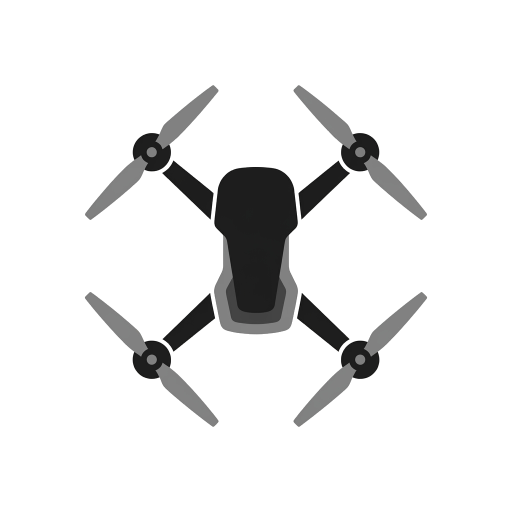
#> input picture webots_swarm/drone_actual.png, 1024 x 1024 px (shown at 1/2 size)
$ python capture_frame.py
#> lines starting #> are read from the running program, lines starting #| are printed output that depends on the picture
### webots_swarm/swarm_3d_sim.py
import matplotlib.pyplot as plt
import matplotlib.animation as animation
from matplotlib.gridspec import GridSpec
from matplotlib.colors import LightSource
import numpy as np

# --- Swarm Configuration ---
GRID_SIZE = 100
DRONES = ["Alpha (D1)", "Bravo (D2)", "Charlie (D3)"]
COLORS = ["#0000FF", "#00FF00", "#FF0000"] # High contrast Primary colors
FAILURE_TIME = 15

from matplotlib.offsetbox import AnnotationBbox, OffsetImage
import matplotlib.image as mpimg

class Building:
    def __init__(self, x, y, w, h, z, color, name):
        self.x, self.y, self.w, self.h, self.z = x, y, w, h, z
        self.color = color
        self.name = name
        self.ground_z = 0  # To be calculated based on terrain

class SwarmSim3D:
    def __init__(self):
        # Swap from dark theme to realistic daylight theme
        plt.style.use('default')
        self.fig = plt.figure(figsize=(14, 8))
        self.fig.patch.set_facecolor('#dceeff')  # Sky blue background

        # Grid Layout
        gs = GridSpec(3, 4, figure=self.fig, width_ratios=[1, 1, 1, 0.8])
        self.ax = self.fig.add_subplot(gs[:, :-1], projection='3d')
        self.ax.set_facecolor('#dceeff')

        # POV Camera Subplots
        self.cam_axes = []
        self.cam_images = []
        self.cam_drones = []

        # Pre-load drone image
        try:
            drone_icon = mpimg.imread('webots_swarm/drone_actual.png')
#> drone_icon is the input picture: shape (1024, 1024, 4) float32; mean R, G, B, A 0.918, 0.918, 0.918, 0.116
        except:
            drone_icon = np.zeros((10, 10)) # fallback if not found

        for i in range(3):
            ax = self.fig.add_subplot(gs[i, -1])
            ax.set_title(f"{DRONES[i]} Topological Cam", color='black', fontsize=10, pad=3)
            ax.set_xticks([])
            ax.set_yticks([])
            dummy_img = np.zeros((30, 30))
            img = ax.imshow(dummy_img, cmap='terrain', vmin=0, vmax=160)

            # Overlay the solid Drone Icon right in the center (crosshair)
            imagebox = OffsetImage(drone_icon, zoom=0.06)
            ab = AnnotationBbox(imagebox, (15, 15), frameon=False, zorder=10)
            ax.add_artist(ab)

            self.cam_axes.append(ax)
            self.cam_images.append(img)
            self.cam_drones.append(ab)
#> after the loop, self.cam_axes = 3 items; self.cam_drones = 3 items; self.cam_images = 3 items

        # Global 3D styling
        self.ax.set_xlim(0, GRID_SIZE)
        self.ax.set_ylim(0, GRID_SIZE)
        self.ax.set_zlim(0, 160)
        self.fig.suptitle("Digital Twin Site Monitoring & Drone POV", fontsize=16, y=0.96)

        # ---------------- REALISTIC TERRAIN GENERATION (Excavation Site) ----------------
        x_grid = np.linspace(0, GRID_SIZE, GRID_SIZE)
        y_grid = np.linspace(0, GRID_SIZE, GRID_SIZE)
        X, Y = np.meshgrid(x_grid, y_grid)

        # Mathematical procedural terrain (Hills and valleys)
        self.elevation_map = 8 * np.sin(X/12) * np.cos(Y/12) + 6 * np.sin(X/6) + 12
        self.elevation_map = np.clip(self.elevation_map, 2, None)

        # Shade the surface terrain based on a light source
        ls = LightSource(270, 45)
        rgb = ls.shade(self.elevation_map, cmap=plt.cm.terrain, vert_exag=1, blend_mode='soft')
        self.ax.plot_surface(X, Y, self.elevation_map, facecolors=rgb, rstride=3, cstride=3, linewidth=0, antialiased=False, alpha=0.9)

        # Buildings
        self.buildings = [
            Building(10, 20, 20, 30, 45, '#7f8c8d', 'Concrete Base'),
            Building(40, 45, 25, 25, 80, '#e67e22', 'Steel Scaffold'),
            Building(70, 10, 20, 40, 110, '#95a5a6', 'Main Tower Core'),
            Building(20, 70, 15, 15, 25, '#c0392b', 'Brick Stack'),
            Building(80, 70, 15, 20, 15, '#2c3e50', 'Equip. Depot'),
            Building(5, 5, 25, 10, 10, '#ffffff', 'Trailer Office')
        ]
#> call 2 of __init__, with x = 40, y = 45, w = 25, h = 25, z = 80, color = '#e67e22', name = 'Steel Scaffold'

        # Combine Buildings into Elevation Map and plot them realistically
        z3 = []
        dx, dy, dz, x_pos, y_pos, colors = [], [], [], [], [], []

        for b in self.buildings:
            # Find terrain height under building
            base_z = np.max(self.elevation_map[int(b.y):int(b.y+b.h), int(b.x):int(b.x+b.w)])
            b.ground_z = base_z
            # Imprint on map
            self.elevation_map[int(b.y):int(b.y+b.h), int(b.x):int(b.x+b.w)] = b.z + base_z

            x_pos.append(b.x)
            y_pos.append(b.y)
            z3.append(base_z) # Starts AT the terrain height
            dx.append(b.w)
            dy.append(b.h)
            dz.append(b.z)    # Rises by building height
            colors.append(b.color)

        # Solid Shaded 3D Bars for Realism
        self.ax.bar3d(x_pos, y_pos, z3, dx, dy, dz, color=colors, shade=True, alpha=0.9, zorder=10)

        # --- DRAW STRUCTURAL DETAILS (Windows / Scaffolding) ---
        for b in self.buildings:
            bx, by, bz = b.x, b.y, b.ground_z
            bw, bh, bd = b.w, b.h, b.z

            # Scaffolding X-Braces
            if 'Scaffold' in b.name:
                for z_step in np.linspace(bz, bz + bd, 4)[:-1]:
                    # Front face
                    self.ax.plot([bx, bx+bw], [by, by], [z_step, z_step + (bd/3)], color='#333333', lw=1.5, zorder=11)
                    self.ax.plot([bx, bx+bw], [by, by], [z_step + (bd/3), z_step], color='#333333', lw=1.5, zorder=11)
                    # Right face
                    self.ax.plot([bx+bw, bx+bw], [by, by+bh], [z_step, z_step + (bd/3)], color='#333333', lw=1.5, zorder=11)
                    self.ax.plot([bx+bw, bx+bw], [by, by+bh], [z_step + (bd/3), z_step], color='#333333', lw=1.5, zorder=11)

            # Windows on Tower
            elif 'Tower' in b.name:
                # Add light blue glass pane overlays to the sides
                self.ax.bar3d([bx+0.5], [by-0.1], [bz+5], [bw-1], [bh+0.2], [bd-10], color='#3498db', shade=True, alpha=0.7, zorder=10)
                # Add Window Grids
                for z_step in np.linspace(bz+5, bz+bd-5, 8):
                    self.ax.plot([bx, bx+bw], [by-0.2, by-0.2], [z_step, z_step], color='silver', lw=1, zorder=12)
                for x_step in np.linspace(bx, bx+bw, 5):
                    self.ax.plot([x_step, x_step], [by-0.2, by-0.2], [bz+5, bz+bd-5], color='silver', lw=1, zorder=12)

            # Horizontal lines for Concrete
            elif 'Concrete' in b.name:
                for z_step in np.linspace(bz, bz+bd, 6):
                    self.ax.plot([bx, bx+bw], [by-0.1, by-0.1], [z_step, z_step], color='#555555', lw=2, zorder=11)

            # Vertical grooves for Trailer
            elif 'Trailer' in b.name:
                for x_step in np.linspace(bx, bx+bw, 8):
                    self.ax.plot([x_step, x_step], [by-0.1, by-0.1], [bz, bz+bd], color='#dddddd', lw=1.5, zorder=11)

        for b in self.buildings:
            # Drop an indicator line / label above building
            self.ax.plot([b.x + b.w/2, b.x + b.w/2], [b.y + b.h/2, b.y + b.h/2], [b.ground_z + b.z, b.ground_z + b.z + 10], color='black', lw=1, zorder=10)
            self.ax.text(b.x + b.w/2, b.y + b.h/2, b.z + b.ground_z + 12, f"{b.name}", color='black', fontsize=7, ha='center', weight='bold')

        self.cranes = []
        self.crane_artists = []

        # ---------------- DRONE MODELS (Drop Shadows added for realism) ----------------
        from mpl_toolkits.mplot3d import proj3d
        self.drone_plots = []
        self.drone_shadows = []

        try:
            main_drone_icon = mpimg.imread('webots_swarm/drone_actual.png')
        except:
            main_drone_icon = np.zeros((10, 10))

        for c in COLORS:
            imagebox = OffsetImage(main_drone_icon, zoom=0.04)
            ab = AnnotationBbox(imagebox, (0, 0), xycoords='data', frameon=False, zorder=20)
            self.ax.add_artist(ab)
            self.drone_plots.append(ab)

            s, = self.ax.plot([], [], [], color='black', linestyle='--', linewidth=0.8, alpha=0.5)
            self.drone_shadows.append(s)
#> after the loop, self.drone_plots = 3 items; self.drone_shadows = 3 items

        # HUD
        self.status_text = self.fig.text(0.01, 0.95, "", color='black', fontsize=11, verticalalignment='top', bbox=dict(facecolor='white', alpha=0.8))
        self.alert_text = self.fig.text(0.5, 0.5, "", color='red', fontsize=24, weight='bold', horizontalalignment='center', alpha=0)

        # State
        self.time = 0
        self.active_drones = [0, 1, 2]
        self.drone_pos = [[10, 10], [50, 10], [80, 10]]
        self.drone_z = [15.0, 15.0, 15.0]
        self.batteries = [100.0, 100.0, 100.0]
        self.patterns = ["Orthomosaic Grid", "Topographical Zig-Zag", "Circular Scan"]
        self.pattern_idx = 0
        self.area_scanned = 0.0

        self.curr_widths = [GRID_SIZE/3] * 3
        self.target_widths = [GRID_SIZE/3] * 3
        self.frame_offset = 0
        self.current_frame = 0
        self.view_mode = 0 # 0=Top-Down, 1=Isometric Pan

        # Listeners
        self.fig.canvas.mpl_connect('key_press_event', self.on_key_press)
        self.fig.text(0.01, 0.02, "Controls: [P] Pattern | [C] Crane | [V] Change View | [R] Restart | [B] Drain D1", color='black', fontsize=11, weight='bold')

    # [58 lines left out: function on_key_press, not called in this run]

    def get_ground_elevation(self, x, y):
        iy, ix = int(y), int(x)
        if 0 <= iy < GRID_SIZE and 0 <= ix < GRID_SIZE:
            return self.elevation_map[iy, ix]
        return 0

    def get_pov_slice(self, x, y):
        FOV = 15
        iy, ix = int(y), int(x)
        y_min, y_max = max(0, iy-FOV), min(GRID_SIZE, iy+FOV)
        x_min, x_max = max(0, ix-FOV), min(GRID_SIZE, ix+FOV)

        slice_2d = self.elevation_map[y_min:y_max, x_min:x_max]

        padded = np.zeros((FOV*2, FOV*2))
        pad_y = FOV - (iy - y_min)
        pad_x = FOV - (ix - x_min)
        h, w = slice_2d.shape
        padded[pad_y:pad_y+h, pad_x:pad_x+w] = slice_2d

        padded[FOV, FOV] = 160 # Crosshair point
        return padded

    def update(self, frame):
        self.current_frame = frame - self.frame_offset
        self.time = self.current_frame / 10.0

        self.area_scanned = min(100.0, self.area_scanned + len(self.active_drones) * 0.03)

        for i in list(self.active_drones):
            self.batteries[i] -= 0.05
            if self.batteries[i] < 15.0:
                self.active_drones.remove(i)
                rem = len(self.active_drones)
                if rem > 0:
                    for j in range(3):
                        self.target_widths[j] = GRID_SIZE / rem if j in self.active_drones else 0
                self.alert_text.set_text(f"!!! {DRONES[i]} BATTERY LOW - RTB !!!")
                self.alert_text.set_alpha(1.0)
                self.drone_plots[i].set_alpha(0.3)
                self.cam_axes[i].set_title(f"{DRONES[i]} OFFLINE", color='gray')
                self.cam_images[i].set_data(np.zeros((30,30)))
#> after the loop, self.active_drones = [0, 1, 2]; self.batteries = [99.95, 99.95, 99.95]; self.target_widths = [33.33, 33.33, 33.33]

        if self.time > FAILURE_TIME and 2 in self.active_drones:
            self.active_drones.remove(2)
            self.target_widths = [GRID_SIZE/2, GRID_SIZE/2, 0]
            self.alert_text.set_text("!!! HARDWARE MALFUNCTION DETECTED !!!")
            self.alert_text.set_alpha(1.0)
            self.cam_axes[2].set_title("FEED LOST", color='gray')
            self.cam_images[2].set_data(np.zeros((30,30)))
            self.cam_drones[2].set_alpha(0.0) # Hide the drone icon

        if self.time > FAILURE_TIME + 3:
            curr_alpha = self.alert_text.get_alpha()
            if curr_alpha > 0: self.alert_text.set_alpha(max(0, curr_alpha - 0.05))

        for i in range(3):
            self.curr_widths[i] += (self.target_widths[i] - self.curr_widths[i]) * 0.1
#> after the loop, self.curr_widths = [33.33, 33.33, 33.33]

        x_start = 0
        for i in range(3):
            ground_z_now = self.get_ground_elevation(self.drone_pos[i][0], self.drone_pos[i][1])

            if i in self.active_drones:
                pattern = self.patterns[self.pattern_idx]
                if pattern == "Orthomosaic Grid":
                    target_x = x_start + self.curr_widths[i]/2
                    self.drone_pos[i][0] += (target_x - self.drone_pos[i][0]) * 0.1
                    self.drone_pos[i][1] = (self.drone_pos[i][1] + 1) % GRID_SIZE
                elif pattern == "Topographical Zig-Zag":
                    target_x = x_start + self.curr_widths[i]/2 + (self.curr_widths[i]/2.5) * np.sin(self.time * 2 + i)
                    self.drone_pos[i][0] += (target_x - self.drone_pos[i][0]) * 0.1
                    self.drone_pos[i][1] = (self.drone_pos[i][1] + 0.8) % GRID_SIZE
                elif pattern == "Circular Scan":
                    target_x = x_start + self.curr_widths[i]/2 + (self.curr_widths[i]/2.5) * np.cos(self.time * 2 + i)
                    target_y = 50 + 40 * np.sin(self.time * 2 + i)
                    self.drone_pos[i][0] += (target_x - self.drone_pos[i][0]) * 0.1
                    self.drone_pos[i][1] += (target_y - self.drone_pos[i][1]) * 0.1

                target_z = ground_z_now + 25  # Maintain 25m clearance natively
                self.drone_z[i] += (target_z - self.drone_z[i]) * 0.2

                # Update POV Cam feed
                self.cam_images[i].set_data(self.get_pov_slice(self.drone_pos[i][0], self.drone_pos[i][1]))
            else:
                self.drone_z[i] = max(ground_z_now, self.drone_z[i] - 2.5)

            # Draw ground shadow for realistic depth perception
            dx, dy, dz = self.drone_pos[i][0], self.drone_pos[i][1], self.drone_z[i]
            self.drone_shadows[i].set_data([dx, dx], [dy, dy])
            self.drone_shadows[i].set_3d_properties([ground_z_now, dz])

            x_start += self.curr_widths[i]
#> this loop made 3 passes
#> (ground_z_now, target_x, target_z, dx, dz, x_start) on passes 2 to 3: (12.4, 50, 37.4, 50, 19.48, 66.67), (132, 83.33, 157, 80.33, 43.4, 100)
#> (target_x, dx, dz, x_start) on pass 1: (16.67, 10.67, 23.72, 33.33)
#> after the loop, self.drone_pos = [[10.67, 11], [50, 11], [80.33, 11]]; self.drone_z = [23.72, 19.48, 43.4]; x_start = 100

        # Camera Pan
        if self.view_mode == 0:
            self.ax.view_init(elev=55, azim=-45) # Static Isometric View (Shows depth, no spinning)
        else:
            self.ax.view_init(elev=35, azim=-60 + (self.time * 0.8)) # Dramatic panning

        # Project Drones dynamically to 2D Screen Space
        from mpl_toolkits.mplot3d import proj3d
        for i in range(3):
            dx, dy, dz = self.drone_pos[i][0], self.drone_pos[i][1], self.drone_z[i]
            x2, y2, _ = proj3d.proj_transform(dx, dy, dz, self.ax.get_proj())
            self.drone_plots[i].xy = (x2, y2)
#> this loop made 3 passes
#> (dx, dz, x2, y2) on passes 1 to 3: (10.67, 23.72, -0.0643, -0.0173), (50, 19.48, -0.0325, -0.0459), (80.33, 43.4, -0.00742, -0.0605)

        status = f"SURVEY TEAM {len(self.active_drones)}/3"
#> status = 'SURVEY TEAM 3/3'
        batt_str = f"BATT: D1:{self.batteries[0]:.0f}% | D2:{self.batteries[1]:.0f}% | D3:{self.batteries[2]:.0f}%"
#> batt_str = 'BATT: D1:100% | D2:100% | D3:100%'
        self.status_text.set_text(f"TIME: {self.time:.1f}s\nSTATUS: {status}\nPROGRESS: {self.area_scanned:.1f}%\nPATTERN: {self.patterns[self.pattern_idx]}\n{batt_str}")

        return self.drone_plots + self.drone_shadows + self.cam_images

sim = SwarmSim3D()
ani = animation.FuncAnimation(sim.fig, sim.update, frames=600, interval=50, blit=False)
plt.tight_layout()
plt.show()
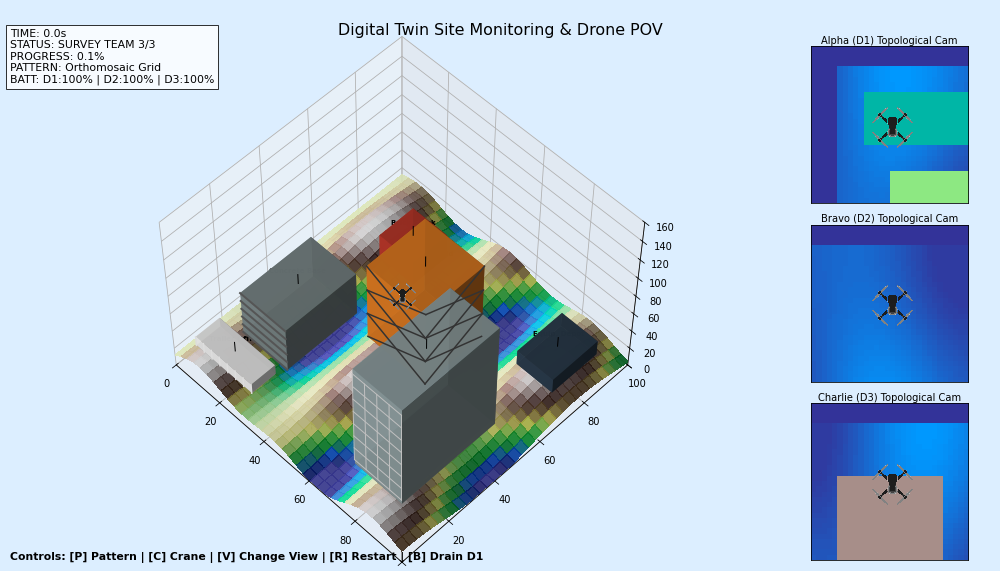
#> figure drawn by matplotlib, 4 panels

### capture_frame.py
import matplotlib
matplotlib.use('Agg')
import matplotlib.pyplot as plt
import sys
import os

# Add parent directory to path to allow importing webots_swarm module
sys.path.append('.')
from webots_swarm.swarm_3d_sim import SwarmSim3D

def save_frame():
    sim = SwarmSim3D()
#> in __init__ (call 2), `x_grid = np.linspace(0, GRID_SIZE, GRID_SIZE)`: x_grid = 100 values from 0 to 100
#> in __init__ (call 2), `X, Y = np.meshgrid(x_grid, y_grid)`:
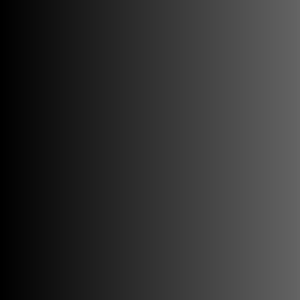
#> X: shape (100, 100) float64 (shown 3 times larger); min 0, max 100, mean 50
#> in __init__ (call 2), `X, Y = np.meshgrid(x_grid, y_grid)`:
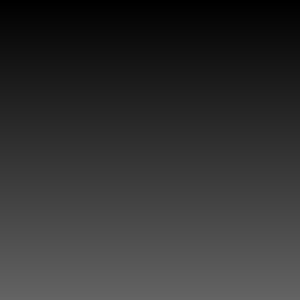
#> Y: shape (100, 100) float64 (shown 3 times larger); min 0, max 100, mean 50
#> in __init__ (call 2), `self.elevation_map = np.clip(self.elevation_map, 2, None)`:
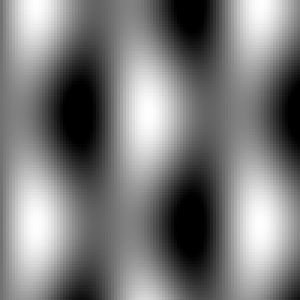
#> self.elevation_map: shape (100, 100) float64 (shown 3 times larger); min 2, max 24.19, mean 12.7; drawn with min black and max white
#> in __init__ (call 2), `rgb = ls.shade(self.elevation_map, cmap=plt.cm.terrain, vert_exag=1, b..`:
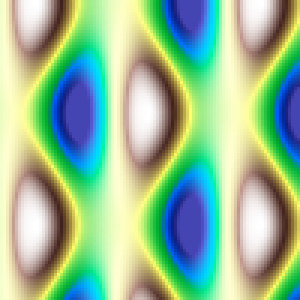
#> rgb: shape (100, 100, 4) float64 (shown 3 times larger); mean of channels 0, 1, 2, 3 0.584, 0.737, 0.589, 1; drawn as R, G, B
#> the loop in __init__ (call 2), `for b in self.buildings:` made 6 passes
#> (base_z, b.ground_z) on passes 1 to 6: (17.29, 17.29), (22.85, 22.85), (22.01, 22.01), (18.6, 18.6), (24.19, 24.19), (23.6, 23.6)
#> after the loop in __init__ (call 2), `for b in self.buildings:`:
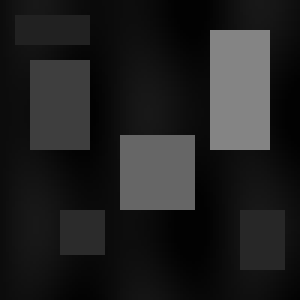
#> self.elevation_map: shape (100, 100) float64 (shown 3 times larger); min 2, max 132, mean 32.8
#> after the loop in __init__ (call 2), `for b in self.buildings:`: colors = ['#7f8c8d', '#e67e22', '#95a5a6', '#c0392b', '#2c3e50', '#ffffff']; dx = [20, 25, 20, 15, 15, 25]; dy = [30, 25, 40, 15, 20, 10]; dz = [45, 80, 110, 25, 15, 10]; x_pos = [10, 40, 70, 20, 80, 5]; y_pos = [20, 45, 10, 70, 70, 5]; z3 = [17.29, 22.85, 22.01, 18.6, 24.19, 23.6]
#> the loop in __init__ (call 2), `for b in self.buildings:` made 6 passes
#> (bx, by, bz) on passes 1 to 6: (10, 20, 17.29), (40, 45, 22.85), (70, 10, 22.01), (20, 70, 18.6), (80, 70, 24.19), (5, 5, 23.6)
    # Advance animation 50 frames so drones have moved into position
    for i in range(50):
        sim.update(i)

    # Save the generated UI to an image file
    output_path = '/Users/gary/.gemini/antigravity/brain/cef899f5-6551-4171-88af-906d38191714/ui_frame.png'
    sim.fig.savefig(output_path, dpi=120)
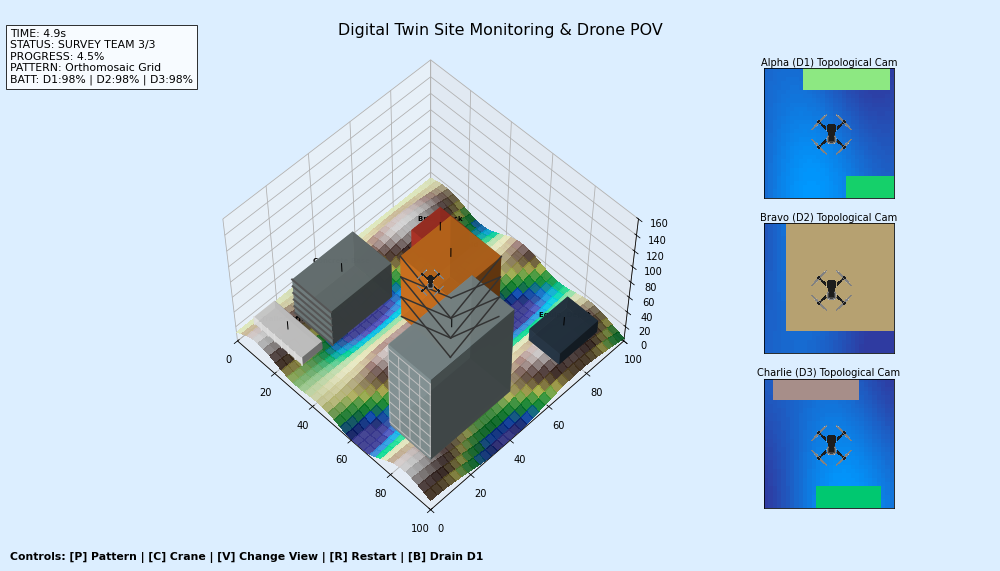
#> figure drawn by matplotlib, 4 panels
    print("SAVED_FRAME:", output_path)

if __name__ == "__main__":
    save_frame()
